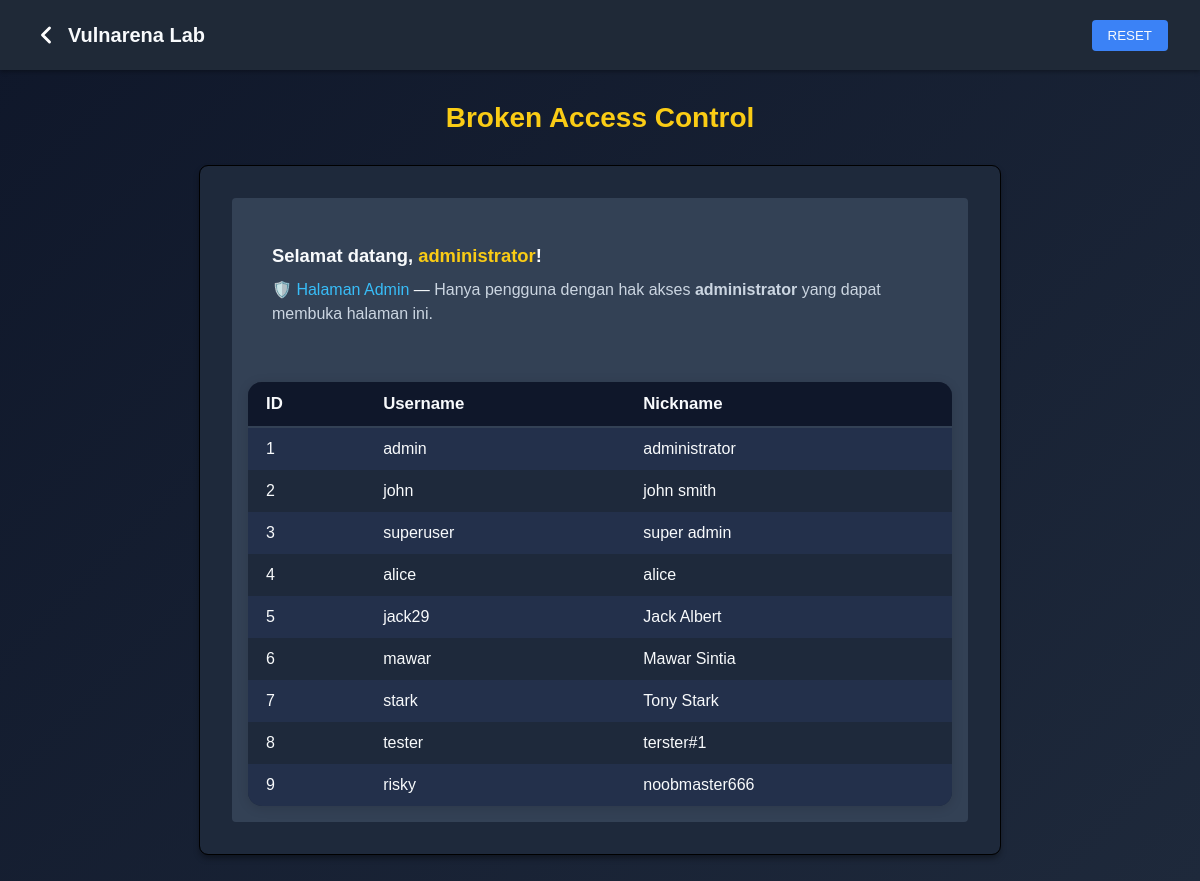
Screenshot of /lab-bac.php (signed in) with the database file from the repository.
### tables this page shows
CREATE TABLE `users` (
  `user_id` int NOT NULL,
  `username` varchar(255) NOT NULL,
  `password` varchar(255) NOT NULL,
  `isadmin` int NOT NULL,
  `nickname` varchar(255) NOT NULL
);

### lab-bac.php (the view, shortened to what this page needs)
<?php
require(__DIR__ . '/backend/conn.php');
?>
<!DOCTYPE html>
<html lang="en">
<head>
<link rel="stylesheet" href="/style/main.css?b=3" />
<link rel="stylesheet" href="/style/bac.css?b=3" />
</head>
<body>
<nav class="navbar">
    <h1>
        <a href="/menu.php" style="display: flex; align-items: center; gap: 8px; color: #f8fafc; text-decoration: none; animation: outlineRGB 3s infinite linear;">
            <svg width="28" height="28" viewBox="0 0 24 24" fill="none" stroke="#fff" stroke-width="2.5" stroke-linecap="round" stroke-linejoin="round">
                <polyline points="15 18 9 12 15 6"></polyline>
            </svg>
            Vulnarena Lab
        </a>
    </h1>
    <form method="POST" style="margin: 0;">
        <button type="submit" class="reset-btn" name="reset">RESET</button>
    </form>
</nav>
<h2 class="page-title">Broken Access Control</h2>
<div class="container">
    <div class="content">
        <?php
            if(!isset($_COOKIE['isAdmin']) || $_COOKIE['isAdmin'] != 1){
                echo '
                    <div style="display:flex;flex-direction:column;align-items:center;gap:10px;padding:20px;">
                        <span style="font-size:2.5rem;">🔒</span>
                        <span style="font-size:1.15rem;font-weight:600;color:#ef4444;margin-bottom:2px;">
                            Akses Ditolak
                        </span>
                        <span style="color:#f1f5f9;font-size:1rem;">
                            Anda tidak memiliki izin untuk mengakses halaman ini.
                        </span>
                    </div>
                    ';
            }
            else{
                echo '
                <div style="padding:20px 24px;border-radius:12px;">
                    <p style="font-size:1.15rem;font-weight:600;margin-bottom:8px;">
                        Selamat datang, <span style="color:#facc15;">' . htmlspecialchars($_SESSION['nickname']) . '</span>!
                    </p>
                    <p style="margin-bottom:0;">
                        <span style="color:#38bdf8;">🛡️ Halaman Admin</span>
                        &mdash; <span style="color:#cbd5e1;">Hanya pengguna dengan hak akses <b>administrator</b> yang dapat membuka halaman ini.</span>
                    </p>
                    <hr style="border:1px solid #334155;margin-top:18px;">
                </div>
                ';
                $query = "SELECT user_id, username, nickname FROM users";
                $result = $db->query($query);
                if ($result && $result->num_rows > 0) {
                    echo "<div class='table-container'><table class='custom-table'>";
                    echo "<tr><th>ID</th><th>Username</th><th>Nickname</th></tr>";
                    while($row = $result->fetch_assoc()){
                    echo "<tr>
                        <td>" .$row['user_id'] . "</td>
                        <td>" . htmlspecialchars($row['username']) . "</td>
                        <td>" . htmlspecialchars($row['nickname']) . "</td>
                        </tr>";
                    }
                    echo "</table></div>";
                } else {
                    echo "<p>No users found.</p>";
                }
            }
        ?>
    </div>
</div>
</body>
</html>

### style/main.css (style rules this page uses)
* { margin: 0; padding: 0; box-sizing: border-box; }
html, body { width: 100%; height: 100%; overflow: hidden; }
body { font-family: Arial, sans-serif; background: linear-gradient(135deg, #0f172a, #1e293b); color: #f8fafc; margin: 0; height: 100%; min-height: 100vh; overflow-y: auto; }
.navbar { width: 100vw; height: 70px; display: flex; align-items: center; padding-left: 10px; padding-right: 10px; background-color: aqua; }
.navbar { background-color: #1f2937; padding: 1rem 2rem; display: flex; justify-content: space-between; align-items: center; box-shadow: 0 2px 4px rgba(0,0,0,0.3); }
.navbar a { color: #f8fafc; text-decoration: none; position: relative; animation: outlineRGB 3s infinite linear; }
.navbar h1 { margin: 0; font-size: 1.25rem; }
.navbar a { color: #f8fafc; text-decoration: none; font-weight: bold; }
.page-title { text-align: center; color: #facc15; font-size: 1.75rem; margin-top: 2rem; }
.reset-btn { background-color: #3b82f6; color: #f8fafc; border: none; padding: 0.5rem 1rem; border-radius: 0.25rem; cursor: pointer; transition: background-color 0.3s; }
.container { flex: 1; display: flex; padding: 5px; align-items: center; justify-content: center; width: 100%; outline: solid black 1px; }

### style/bac.css (style rules this page uses)
.container { max-width: 800px; margin: 2rem auto; background-color: #1e293b; padding: 2rem; border-radius: 0.5rem; box-shadow: 0 4px 6px rgba(0,0,0,0.4); }
.content { background-color: #334155; padding: 1rem; border-radius: 0.25rem; }
.content p { margin: 0.5rem 0; line-height: 1.5; }
.content hr { border: none; border-top: 1px solid #475569; margin: 1rem 0; }
.custom-table { width: 100%; border-collapse: separate; border-spacing: 0; color: #f8fafc; background: #1e293b; border-radius: 14px; overflow: hidden; box-shadow: 0 2px 12px #0002; }
.custom-table th, .custom-table td { border: none; padding: 12px 18px; text-align: left; }
.custom-table th { background: #0f172a; font-weight: bold; font-size: 1.05rem; border-bottom: 2px solid #334155; }
.custom-table tr { transition: background 0.18s; }
.custom-table tr:nth-child(even) { background: #23304b; }

### rows the page displays
users: user_id "1", username "admin", nickname "administrator"
users: user_id "2", username "john", nickname "john smith"
users: user_id "3", username "superuser", nickname "super admin"
users: user_id "4", username "alice", nickname "alice"
users: user_id "5", username "jack29", nickname "Jack Albert"
users: user_id "6", username "mawar", nickname "Mawar Sintia"
users: user_id "7", username "stark", nickname "Tony Stark"
users: user_id "8", username "tester", nickname "terster#1"
users: user_id "9", username "risky", nickname "noobmaster666"

### other values shown
$_SESSION['nickname'] "administrator"
